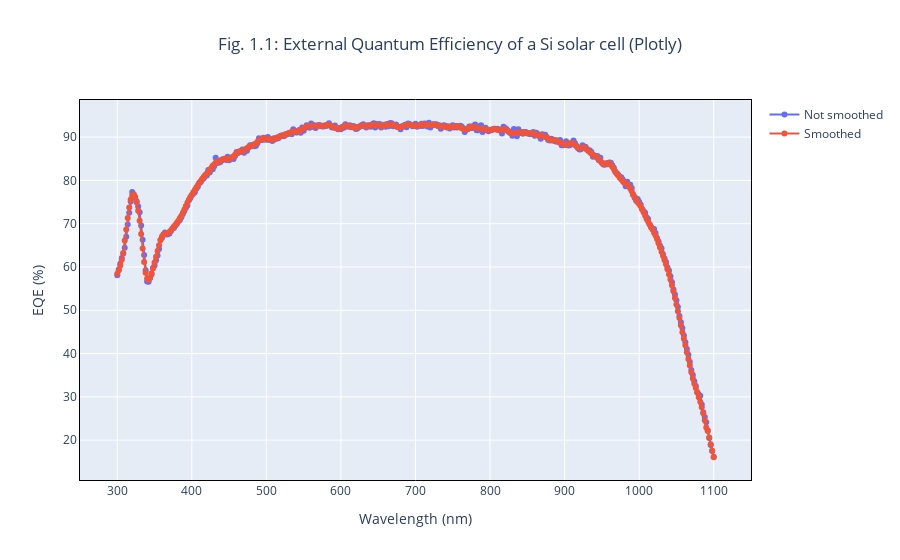

The code cell stored with this chart in its notebook:
### Markdown cell above
#### Using Plotly to find maximum and minimum in EQE

### Code cell
fig_1_1 = px.line(
    df,
    x="Wavelength (nm)",
    y=df.columns[1:3],
    markers=True,
    title="Fig. 1.1: External Quantum Efficiency of a Si solar cell (Plotly)"
)

fig_1_1.update_layout(title_x=0.5, yaxis_title="EQE (%)", legend_title=None)
fig_1_1.update_xaxes(linewidth=1, linecolor="black", mirror=True)
fig_1_1.update_yaxes(linewidth=1, linecolor="black", mirror=True)
fig_1_1_names = {"EQE (%)": "Not smoothed", "EQE (%) smoothed": "Smoothed"}
fig_1_1.for_each_trace(lambda t: t.update(name = fig_1_1_names[t.name]))
fig_1_1.show()

### Figure 1 — Plotly figure (JSON) as saved in the notebook; plotly's stock layout.template omitted (floating-point values rounded to 4 significant figures; data arrays with more than 128 entries replaced by an {"elided": "..."} marker saying what was removed)
{"data": [{"hovertemplate": "variable=EQE (%)<br>Wavelength (nm)=%{x}<br>value=%{y}<extra></extra>", "legendgroup": "EQE (%)", "line": {"color": "#636efa", "dash": "solid"}, "marker": {"symbol": "circle"}, "mode": "markers+lines", "name": "Not smoothed", "orientation": "v", "showlegend": true, "type": "scatter", "x": {"elided": "401 float values"}, "xaxis": "x", "y": {"elided": "401 float values"}, "yaxis": "y"}, {"hovertemplate": "variable=EQE (%) smoothed<br>Wavelength (nm)=%{x}<br>value=%{y}<extra></extra>", "legendgroup": "EQE (%) smoothed", "line": {"color": "#EF553B", "dash": "solid"}, "marker": {"symbol": "circle"}, "mode": "markers+lines", "name": "Smoothed", "orientation": "v", "showlegend": true, "type": "scatter", "x": {"elided": "401 float values"}, "xaxis": "x", "y": {"elided": "401 float values"}, "yaxis": "y"}], "layout": {"legend": {"title": {}, "tracegroupgap": 0}, "title": {"text": "Fig. 1.1: External Quantum Efficiency of a Si solar cell (Plotly)", "x": 0.5}, "xaxis": {"anchor": "y", "domain": [0, 1], "linecolor": "black", "linewidth": 1, "mirror": true, "title": {"text": "Wavelength (nm)"}}, "yaxis": {"anchor": "x", "domain": [0, 1], "linecolor": "black", "linewidth": 1, "mirror": true, "title": {"text": "EQE (%)"}}}}
